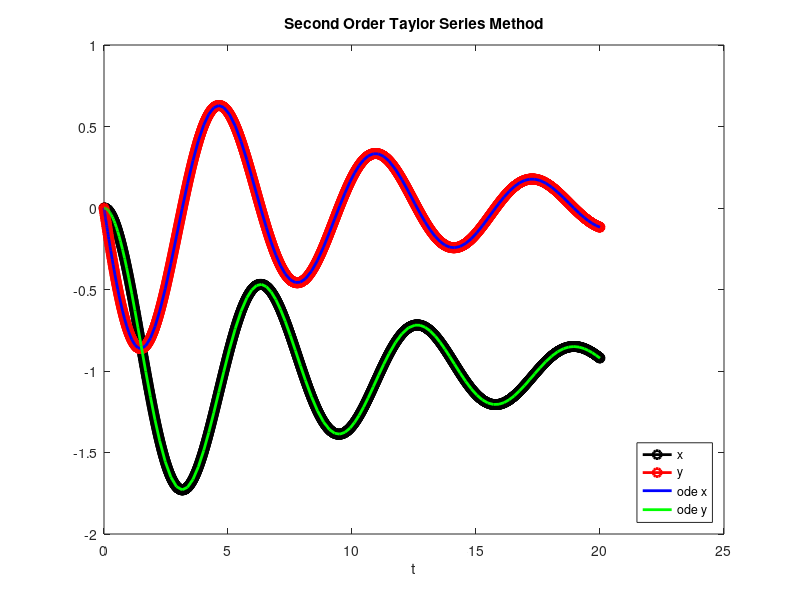

The MATLAB source for this figure:
clear
close all

f = @(t, y, x) - x - 1 - 0.2*y;
g = @(t, y, x) y;
df = @(t, y, x) (- 0.2)*(- x - 1 - 0.2*y) - y;
dg = @(t, y, x) - x - 1 - 0.2*y;

x(1) = 0;
y(1) = 0;
t(1) = 0;
h = 0.01;
T = 20;
n = T/h + 1;

for i = 1:(n - 1)
    y(i + 1) = y(i) + h*f(t(i), y(i), x(i)) + (h^2 / 2)*df(t(i), y(i), x(i));
    x(i + 1) = x(i) + h*g(t(i), y(i), x(i)) + (h^2 / 2)*dg(t(i), y(i), x(i));

    t(i + 1) = t(i) + h;
end


fprintf("x(%f) = %f \n y(%f) = %f \n", t(end), x(end), t(end), y(end));

plot(t, x,'-ok', 'LineWidth', 2)
hold on;
plot(t, y, '-or', 'LineWidth', 2)
hold on
%xlim([0 20]);
xlabel('t')
title('Second Order Taylor Series Method');
tspan = [0 T];
Y0 = [0; 0];
[t, Y] = ode45(@(t, Y) [- Y(2) - 1 - 0.2*Y(1); Y(1)], tspan, Y0);

y = Y(:, 1);
x = Y(:, 2);

plot(t, y, 'b', 'LineWidth', 2)
hold on
plot(t, x, 'g', 'LineWidth', 2)

legend({'x', 'y', 'ode x', 'ode y'}, 'location', 'southeast');